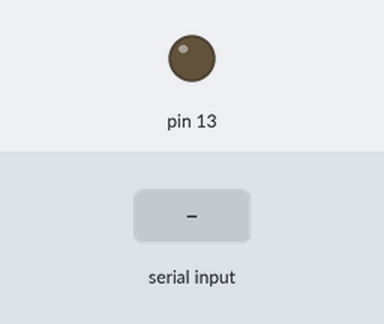
Recording of a sketch running on a simulated Arduino Uno, built with avr-gcc and run on an emulated ATmega328P. Parts: output pins drawn as LEDs (lit = HIGH). Inputs (shaded band) come from the test bench.

Above: at 1.2 s.
1.3 s: "on\n" received over Serial
At 2.4 s:
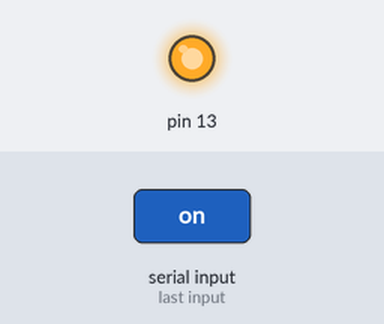
2.8 s: "off\n" received over Serial
At 3.6 s:
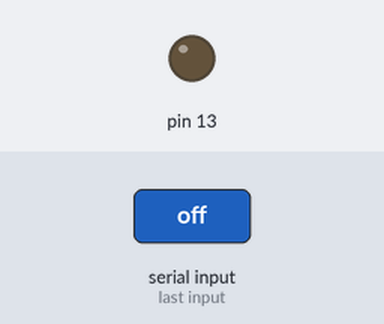
Timing chart, 0 to 5.8 s (numbered marks = the images above; inputs shaded):
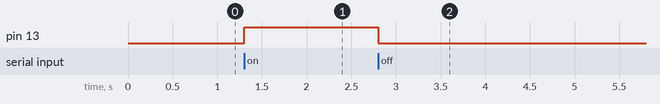

Measured:
- after the input at 1.3 s, pin 13: LOW → HIGH at once
- after the input at 2.8 s, pin 13: HIGH → LOW at once

The sketch:

tugas1.ino
```cpp
String dataTerima;
void setup() {
  // put your setup code here, to run once:
Serial.begin(9600);
pinMode(13, OUTPUT);
}

void loop() {
  // put your main code here, to run repeatedly:
if (Serial.available() > 0){
  dataTerima = Serial.readStringUntil('\n');

  if (dataTerima == "on"){
    digitalWrite(13, HIGH);
    }else
    if (dataTerima == "off"){
      digitalWrite(13, LOW);
      }
  }
}
```
